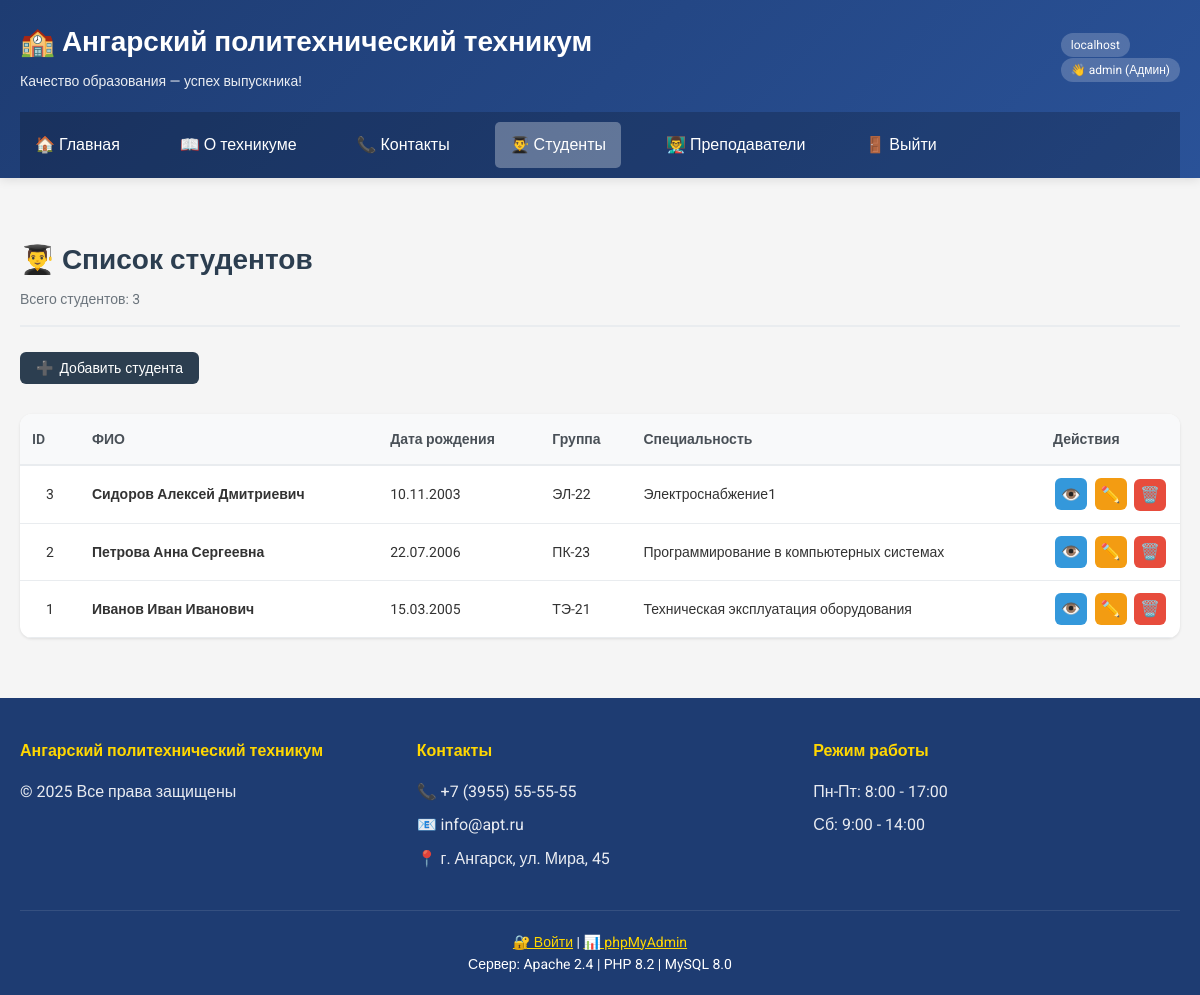
Screenshot of /students.php (signed in) with the database file from the repository.
### tables this page shows
CREATE TABLE `students` (
  `id` int NOT NULL AUTO_INCREMENT,
  `full_name` varchar(150) NOT NULL,
  `birth_date` date DEFAULT NULL,
  `group_name` varchar(50) DEFAULT NULL,
  `specialty` varchar(150) DEFAULT NULL,
  `phone` varchar(20) DEFAULT NULL,
  `email` varchar(100) DEFAULT NULL,
  `address` text,
  `photo` varchar(255) DEFAULT NULL,
  `created_at` timestamp NULL DEFAULT CURRENT_TIMESTAMP,
  PRIMARY KEY (`id`)
);

### web/auth.php (called while the page is built, shortened)
<?php
function isAdmin() {
    return isset($_SESSION['user_role']) && $_SESSION['user_role'] === 'admin';
}
?>

### web/students.php (the view, shortened to what this page needs)
<?php
require_once 'auth.php';
require_once 'db.php';
$students = $pdo->query("SELECT * FROM students ORDER BY id DESC")->fetchAll();
include 'template/header.php';
?>
<div class="students-page">
    <div class="page-header">
        <h2>👨‍🎓 Список студентов</h2>
        <p class="page-description">Всего студентов: <?= count($students) ?></p>
    </div>
    <?php if (isAdmin()): ?>
        <div class="admin-section">
            <button onclick="toggleForm()" class="btn btn-primary">
                <span class="btn-icon">➕</span> Добавить студента
            </button>
        </div>
    <?php endif; ?>
    <div class="table-wrapper">
        <table class="student-table">
            <thead>
                <tr>
                    <th class="col-id">ID</th>
                    <th class="col-name">ФИО</th>
                    <th class="col-birth">Дата рождения</th>
                    <th class="col-group">Группа</th>
                    <th class="col-specialty">Специальность</th>
                    <th class="col-actions">Действия</th>
                </tr>
            </thead>
            <tbody>
                <?php if (count($students) > 0): ?>
                    <?php foreach($students as $s): ?>
                    <tr>
                        <td class="col-id"><?= $s['id'] ?></td>
                        <td class="col-name">
                            <strong><?= htmlspecialchars($s['full_name']) ?></strong>
                        </td>
                        <td class="col-birth"><?= $s['birth_date'] && $s['birth_date'] != '0000-00-00' ? date('d.m.Y', strtotime($s['birth_date'])) : '—' ?></td>
                        <td class="col-group"><?= htmlspecialchars($s['group_name'] ?? '—') ?></td>
                        <td class="col-specialty"><?= htmlspecialchars($s['specialty'] ?? '—') ?></td>
                        <td class="col-actions">
                            <button onclick="viewStudent(
                                '<?= addslashes($s['full_name']) ?>',
                                '<?= $s['birth_date'] ?>',
                                '<?= addslashes($s['group_name'] ?? '') ?>',
                                '<?= addslashes($s['specialty'] ?? '') ?>',
                                '<?= addslashes($s['phone'] ?? '') ?>',
                                '<?= addslashes($s['email'] ?? '') ?>',
                                '<?= addslashes($s['address'] ?? '') ?>'
                            )" class="action-btn action-view" title="Просмотр">
                                👁️
                            </button>
                            <?php if (isAdmin()): ?>
                                <button onclick="editStudent(
                                    <?= $s['id'] ?>,
                                    '<?= addslashes($s['full_name']) ?>',
                                    '<?= $s['birth_date'] ?>',
                                    '<?= addslashes($s['group_name'] ?? '') ?>',
                                    '<?= addslashes($s['specialty'] ?? '') ?>',
                                    '<?= addslashes($s['phone'] ?? '') ?>',
                                    '<?= addslashes($s['email'] ?? '') ?>',
                                    '<?= addslashes($s['address'] ?? '') ?>'
                                )" class="action-btn action-edit" title="Редактировать">
                                    ✏️
                                </button>
                                <a href="?delete=<?= $s['id'] ?>" class="action-btn action-delete" onclick="return confirm('Удалить студента «<?= addslashes($s['full_name']) ?>»?')" title="Удалить">
                                    🗑️
                                </a>
                            <?php endif; ?>
                        </td>
                    </tr>
                    <?php endforeach; ?>
                <?php endif; ?>
            </tbody>
        </table>
    </div>
</div>
<?php include 'template/footer.php'; ?>

### web/template/header.php (shortened to what this page needs)
<?php
$server_name = getenv('SERVER_NAME') ?: 'АПТ';
$current_page = basename($_SERVER['PHP_SELF']);
?>
<!DOCTYPE html>
<html lang="ru">
<head>
    <link rel="stylesheet" href="css/style.css">
</head>
<body>
    <header>
        <div class="container">
            <div class="header-top">
                <div class="logo">
                    <h1>🏫 Ангарский политехнический техникум</h1>
                    <p class="subtitle">Качество образования — успех выпускника!</p>
                </div>
                <div class="server-info-header">
                    <small><?= htmlspecialchars($server_name) ?></small>
                    <?php if (isset($_SESSION['user_id'])): ?>
                        <br><small>👋 <?= htmlspecialchars($_SESSION['username'] ?? 'Пользователь') ?>
                        (<?= ($_SESSION['user_role'] ?? 'user') == 'admin' ? 'Админ' : 'Пользователь' ?>)</small>
                    <?php endif; ?>
                </div>
            </div>
            <nav>
                <ul class="nav-menu">
                    <li class="<?= $current_page == 'index.php' ? 'active' : '' ?>">
                        <a href="index.php">🏠 Главная</a>
                    </li>
                    <li class="<?= $current_page == 'about.php' ? 'active' : '' ?>">
                        <a href="about.php">📖 О техникуме</a>
                    </li>
                    <li class="<?= $current_page == 'contacts.php' ? 'active' : '' ?>">
                        <a href="contacts.php">📞 Контакты</a>
                    </li>
                    <?php if (isset($_SESSION['user_id'])): ?>
                        <li class="<?= $current_page == 'students.php' ? 'active' : '' ?>">
                            <a href="students.php">👨‍🎓 Студенты</a>
                        </li>
                        <li class="<?= $current_page == 'teachers.php' ? 'active' : '' ?>">
                            <a href="teachers.php">👨‍🏫 Преподаватели</a>
                        </li>
                        <li>
                            <a href="logout.php">🚪 Выйти</a>
                        </li>
                    <?php else: ?>
                        <li>
                            <a href="login.php">🔐 Войти</a>
                        </li>
                    <?php endif; ?>
                </ul>
            </nav>
        </div>
    </header>
    <main>

### web/template/footer.php
    </main>
    <footer>
        <div class="container">
            <div class="footer-content">
                <div class="footer-section">
                    <h4>Ангарский политехнический техникум</h4>
                    <p>© 2025 Все права защищены</p>
                </div>
                <div class="footer-section">
                    <h4>Контакты</h4>
                    <p>📞 +7 (3955) 55-55-55</p>
                    <p>📧 info@apt.ru</p>
                    <p>📍 г. Ангарск, ул. Мира, 45</p>
                </div>
                <div class="footer-section">
                    <h4>Режим работы</h4>
                    <p>Пн-Пт: 8:00 - 17:00</p>
                    <p>Сб: 9:00 - 14:00</p>
                </div>
            </div>
            <div class="footer-bottom">
                <p><a href="login.php" style="color: #ffd700;">🔐 Войти</a> |
                <a href="http://localhost:8081" style="color: #ffd700;" target="_blank">📊 phpMyAdmin</a></p>
                <p>Сервер: Apache 2.4 | PHP 8.2 | MySQL 8.0</p>
            </div>
        </div>
    </footer>
</body>
</html>

### web/css/style.css (style rules this page uses)
* { margin: 0; padding: 0; box-sizing: border-box; }
body { font-family: 'Roboto', sans-serif; background: #f5f5f5; color: #333; line-height: 1.6; display: flex; flex-direction: column; min-height: 100vh; }
.container { max-width: 1200px; margin: 0 auto; padding: 0 20px; }
header { background: linear-gradient(135deg, #1e3c72 0%, #2a5298 100%); color: white; box-shadow: 0 2px 10px rgba(0,0,0,0.1); position: sticky; top: 0; z-index: 1000; }
.header-top { display: flex; justify-content: space-between; align-items: center; padding: 20px 0; flex-wrap: wrap; }
.logo h1 { font-size: 28px; margin-bottom: 5px; }
.subtitle { font-size: 14px; opacity: 0.9; }
.server-info-header small { background: rgba(255,255,255,0.2); padding: 5px 10px; border-radius: 20px; font-size: 12px; }
nav { background: rgba(0,0,0,0.2); padding: 10px 0; }
.nav-menu { list-style: none; display: flex; gap: 30px; }
.nav-menu li a { color: white; text-decoration: none; font-weight: 500; padding: 10px 15px; transition: all 0.3s; display: inline-block; }
.nav-menu li.active a { background: rgba(255,255,255,0.3); border-radius: 5px; }
main { flex: 1; padding: 40px 0; }
footer { background: #1e3c72; color: white; padding: 40px 0 20px; margin-top: auto; }
.footer-content { display: grid; grid-template-columns: repeat(3, 1fr); gap: 30px; margin-bottom: 30px; }
.footer-section h4 { margin-bottom: 15px; color: #ffd700; }
.footer-section p { margin: 8px 0; opacity: 0.9; }
.footer-bottom { text-align: center; padding-top: 20px; border-top: 1px solid rgba(255,255,255,0.1); font-size: 14px; }

### web/students.php (style rules this page uses)
.students-page { max-width: 1400px; margin: 0 auto; padding: 20px; }
.page-header { margin-bottom: 25px; border-bottom: 2px solid #e9ecef; padding-bottom: 15px; }
.page-header h2 { color: #2c3e50; font-size: 28px; margin-bottom: 5px; }
.page-description { color: #6c757d; font-size: 14px; }
.btn { padding: 8px 16px; border: none; border-radius: 6px; cursor: pointer; font-size: 14px; font-weight: 500; transition: all 0.2s; display: inline-flex; align-items: center; gap: 6px; }
.btn-primary { background: #2c3e50; color: white; }
.admin-section { margin-bottom: 30px; }
.table-wrapper { background: white; border-radius: 12px; overflow-x: auto; box-shadow: 0 1px 3px rgba(0,0,0,0.1); }
.student-table { width: 100%; border-collapse: collapse; font-size: 14px; }
.student-table thead { background: #f8f9fa; border-bottom: 2px solid #e9ecef; }
.student-table th { padding: 14px 12px; text-align: left; font-weight: 600; color: #495057; }
.student-table td { padding: 12px; border-bottom: 1px solid #e9ecef; vertical-align: middle; }
.col-id { width: 60px; text-align: center; }
.col-name { font-weight: 500; min-width: 180px; }
.col-actions { width: 130px; text-align: center; white-space: nowrap; }
.action-btn { display: inline-flex; align-items: center; justify-content: center; width: 32px; height: 32px; border: none; border-radius: 6px; cursor: pointer; font-size: 16px; transition: all 0.2s; text-decoration: none; margin: 0 2px; }
.action-view { background: #3498db; color: white; }
.action-edit { background: #f39c12; color: white; }
.action-delete { background: #e74c3c; color: white; }

### rows the page displays
students: id "3", full_name "Сидоров Алексей Дмитриевич", birth_date "10.11.2003", group_name "ЭЛ-22", specialty "Электроснабжение1"
students: id "2", full_name "Петрова Анна Сергеевна", birth_date "22.07.2006", group_name "ПК-23", specialty "Программирование в компьютерных системах"
students: id "1", full_name "Иванов Иван Иванович", birth_date "15.03.2005", group_name "ТЭ-21", specialty "Техническая эксплуатация оборудования"

### other values shown
$server_name "localhost"
$_SESSION['username'] "admin"
count($students) "3"
